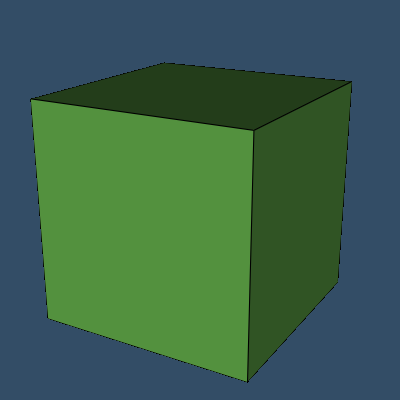

Reproduce this figure in Python.
#!/usr/bin/env python

# Demonstrate vtkMergeArrays by merging point data arrays from multiple
# cube sources into a single output, and rendering the result colored
# by the merged normals.

# Factory overrides
import vtkmodules.vtkInteractionStyle  # noqa: F401
import vtkmodules.vtkRenderingOpenGL2  # noqa: F401

from vtkmodules.vtkFiltersGeneral import vtkMergeArrays
from vtkmodules.vtkFiltersSources import vtkCubeSource
from vtkmodules.vtkRenderingCore import (
    vtkActor,
    vtkPolyDataMapper,
    vtkRenderWindow,
    vtkRenderWindowInteractor,
    vtkRenderer,
)

# Create a cube with normals and tcoords
cube = vtkCubeSource()
cube.Update()

# Merge arrays from the same cube three times (testing suffix handling)
merge = vtkMergeArrays()
merge.AddInputData(cube.GetOutput())
merge.AddInputData(cube.GetOutput())
merge.AddInputData(cube.GetOutput())
merge.Update()

# Render the merged output
mapper = vtkPolyDataMapper()
mapper.SetInputConnection(merge.GetOutputPort())

actor = vtkActor()
actor.SetMapper(mapper)
actor.GetProperty().SetColor(0.4, 0.7, 0.3)
actor.GetProperty().EdgeVisibilityOn()
actor.GetProperty().SetEdgeColor(0, 0, 0)

# Renderer
renderer = vtkRenderer()
renderer.AddActor(actor)
renderer.SetBackground(0.2, 0.3, 0.4)

# Window
render_window = vtkRenderWindow()
render_window.AddRenderer(renderer)
render_window.SetSize(400, 400)
render_window.SetWindowName("merge arrays")

# Interactor
interactor = vtkRenderWindowInteractor()
interactor.SetRenderWindow(render_window)

# Scene
renderer.ResetCamera()
renderer.GetActiveCamera().Azimuth(30)
renderer.GetActiveCamera().Elevation(20)
renderer.ResetCameraClippingRange()

interactor.Initialize()
interactor.Start()
